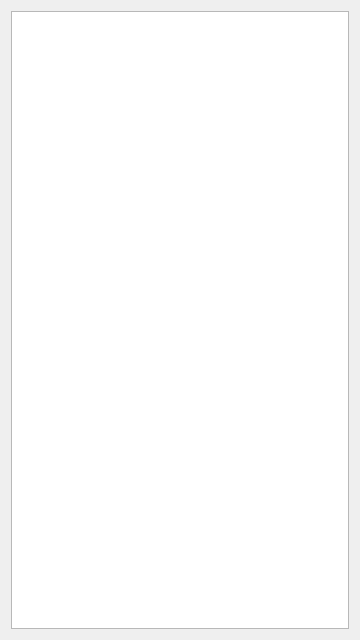
<?xml version="1.0" encoding="UTF-8"?>
<ui version="4.0">
 <class>MainWindow</class>
 <widget class="QMainWindow" name="MainWindow">
  <property name="geometry">
   <rect>
    <x>0</x>
    <y>0</y>
    <width>360</width>
    <height>640</height>
   </rect>
  </property>
  <property name="windowTitle">
   <string>MainWindow</string>
  </property>
  <widget class="QWidget" name="centralWidget">
   <layout class="QVBoxLayout" name="verticalLayout">
    <item>
     <widget class="QGraphicsView" name="graphicsView"/>
    </item>
   </layout>
  </widget>
 </widget>
 <layoutdefault spacing="6" margin="11"/>
 <resources/>
 <connections/>
</ui>
